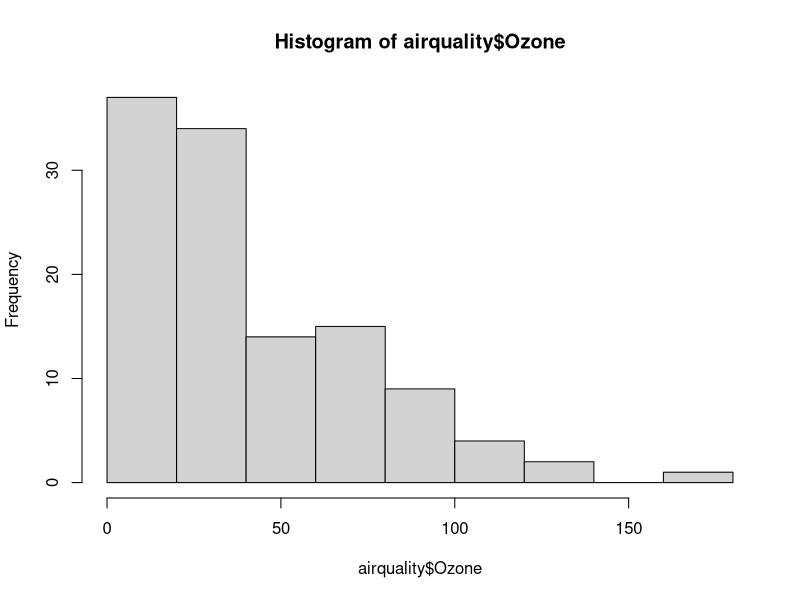

Reproduce this figure in R. (Note: this script raises an error after producing the figure.)
#Parcial 1 Paola Montejo 
#Sección 1
airquality
library(psych)
hist(x = airquality$Ozone)
summary(airquality$Temp)
mean(airquality$Temp)
mfv(airquality$Temp)
summary(airquality$Wind)
skew(airquality$Solar.R)
sd(airquality$Wind)
sd(airquality$Ozone, na.rm = TRUE)

library(ggplot2)
diamonds
hist(diamonds$carat)
ggplot(diamonds)
p<- ggplot(diamonds, aes(x = carat))

hist(x = diamonds$carat)

ggplot(t) + 
  geom_histogram(binwidth = 5, aes(x = carat), fill = 'steelblue') + 
  xlab("Carat") + 
  ylab("Frecuencia") + 
  ggtitle("Diamonds") +
  theme_minimal()

#Diagrama de dispersión
library(ggplot2)
ggplot(data = diamonds, aes(x = diamonds$carat, y = diamonds$price)) + 
  geom_point(color = 'slateblue', size = 2, alpha = 0.6) +
  geom_smooth(color = 'red') + xlab('Carat') +   ylab('Price') +  ggtitle('Relación entre Carat y Price de Diamonds') + 
  theme_minimal()

#Diagrama de Dispersion
library(ggplot2)
ggplot(data = diamonds, aes(x = diamonds$Y, y = diamonds$Z)) + 
  geom_point(color = 'slateblue', size = 2, alpha = 0.6) +
  geom_smooth(color = 'red') + xlab('Y') +   ylab('Z') +  ggtitle('Relación entre Y y Z de Diamonds') + 
  theme_minimal()
plot(x = diamonds$z, y = diamonds$z, col = diamonds$y, 
     main = "Relacion Y y Z0", xlab = "Y", ylab = "Z")
legend(x = "Y", legend = c("Y", "Z"), 
       fill = c("black", "red"), title = "Relacion")

#Diagrama de Cajas
diamonds
ggplot(data = diamonds, aes(x = carat, y = price)) + 
  geom_boxplot(aes(color = education), alpha = 0.7) + 
  xlab('Carat') + 
  ylab('Price') +
  ggtitle('Relación Carat y Price') + 
  theme_minimal()
boxplot(formula = carat ~ price, data =  diamonds)


#Diagrama de Barras
ggplot(diamonds, aes(x = Color)) + 
  geom_bar(color = 'darkslategray', fill = 'steelblue') + 
  xlab("Color") + 
  ylab("frecuencias") + 
  ggtitle("Gráfico de Barras")

diamonds
plot(x = diamonds$color, main = "Diamonds",
     xlab = "Color", ylab = "Frecuencia", 
     col = c("royalblue", "seagreen", "purple", "grey"))

#Pregunta 11 Probabilidades Probabilidad de éxito 60 elementos 20
#Probabilidad de densidad

n<- 20
p<- 0.6
q<- 0.4
x <- 1:n
prob=dbinom(x,n,p)
barplot(prob, main = "Probabilidad de Densidad", names.arg =x)

#Pregunta 12

xpoisson= 1:24
lambda= 20

distpoison <- dpois(xpoisson, lambda)
distpoison
plot (xpoisson, distpoison, type="h", col=c("orange", "yellow", "gray"), xlab = xpoisson)
barplot(distpoison)

